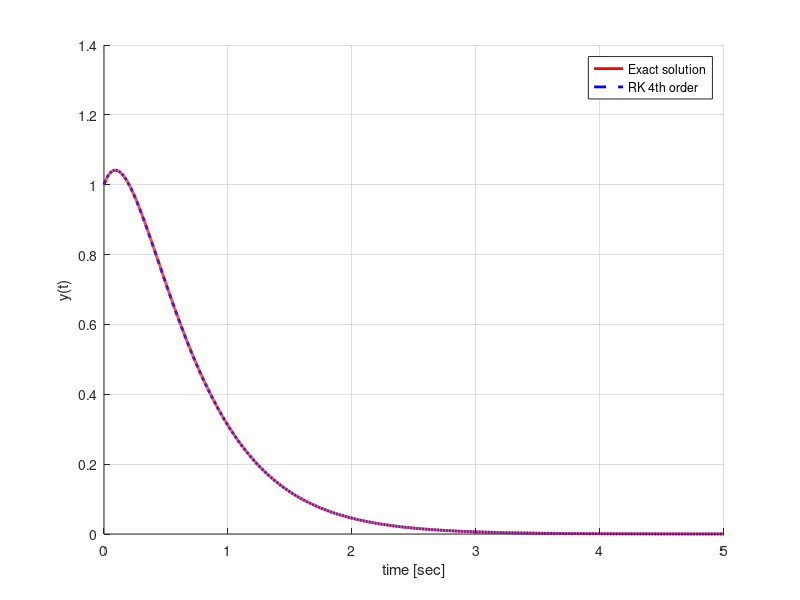

Write MATLAB code to recreate this figure.
clc; clear all; close all force;


function dY = ODE_example(t,Y)

y = Y(1);

dY = 3*exp(-4*t)-2*y;

end


%%

Y0 = 1;
  
%%

t_start = 0;
dt = 0.001;
t_end = 5;
n = t_end/dt+1;
Y = Y0;
Y_data = zeros(1,n);
t_data = zeros(1,n);

% exact solution
fn_y = @(t) 2.5*exp(-2*t) - 1.5*exp(-4*t);
exact_solution = zeros(1,n);

for i = 1 : n
    t = t_start + (i-1)*dt;
    
    K1 = ODE_example(t,Y);
    K2 = ODE_example(t+dt*0.5,Y+0.5*dt*K1);
    K3 = ODE_example(t+dt*0.5,Y+0.5*dt*K2);
    K4 = ODE_example(t+dt,Y+dt*K3);
    
    Y = Y + dt*(K1 + 2*K2 + 2*K3 + K4)/6;
    
    Y_data(:,i) = Y;
    t_data(:,i) = t;
    
    exact_solution(:,i) = fn_y(t);
end
figure; hold on; grid on;
plot(t_data,exact_solution,'r-','LineWidth',2)
plot(t_data,Y_data,'b--','LineWidth',2)
legend('Exact solution','RK 4th order')
xlabel('time [sec]'); ylabel('y(t)');

